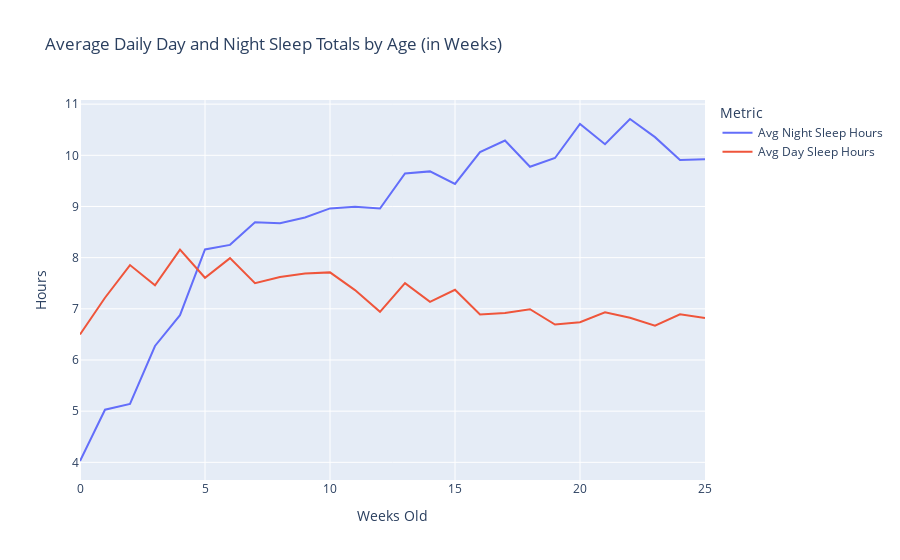

Notebook code for this chart:
### Code cell
fig_weekly_sleep_distribution = px.line(
    df_weekly_sleep_by_period, x = 'Weeks Old', 
    y = ['Avg Night Sleep Hours', 'Avg Day Sleep Hours'],
    title = 'Average Daily Day and Night Sleep Totals by Age (in Weeks)')
fig_weekly_sleep_distribution.update_layout(yaxis_title = 'Hours',
                                           legend_title = 'Metric')
fig_weekly_sleep_distribution.write_html(
    f'{visualizations_folder}weekly_total_sleep_by_period.html')
fig_weekly_sleep_distribution.write_image(
    f'{visualizations_folder}weekly_total_sleep_by_period.png', scale = 4)
fig_weekly_sleep_distribution

### Figure 1 — Plotly figure (JSON) as saved in the notebook; plotly's stock layout.template omitted (floating-point values rounded to 4 significant figures)
{"data": [{"hovertemplate": "variable=Avg Night Sleep Hours<br>Weeks Old=%{x}<br>value=%{y}<extra></extra>", "legendgroup": "Avg Night Sleep Hours", "line": {"color": "#636efa", "dash": "solid"}, "marker": {"symbol": "circle"}, "mode": "lines", "name": "Avg Night Sleep Hours", "orientation": "v", "showlegend": true, "type": "scatter", "x": [0, 1, 2, 3, 4, 5, 6, 7, 8, 9, 10, 11, 12, 13, 14, 15, 16, 17, 18, 19, 20, 21, 22, 23, 24, 25], "xaxis": "x", "y": [4.026, 5.029, 5.14, 6.274, 6.876, 8.16, 8.25, 8.693, 8.671, 8.786, 8.962, 8.993, 8.96, 9.645, 9.686, 9.44, 10.06, 10.29, 9.776, 9.948, 10.61, 10.22, 10.71, 10.35, 9.91, 9.925], "yaxis": "y"}, {"hovertemplate": "variable=Avg Day Sleep Hours<br>Weeks Old=%{x}<br>value=%{y}<extra></extra>", "legendgroup": "Avg Day Sleep Hours", "line": {"color": "#EF553B", "dash": "solid"}, "marker": {"symbol": "circle"}, "mode": "lines", "name": "Avg Day Sleep Hours", "orientation": "v", "showlegend": true, "type": "scatter", "x": [0, 1, 2, 3, 4, 5, 6, 7, 8, 9, 10, 11, 12, 13, 14, 15, 16, 17, 18, 19, 20, 21, 22, 23, 24, 25], "xaxis": "x", "y": [6.498, 7.217, 7.855, 7.46, 8.157, 7.607, 7.99, 7.5, 7.621, 7.688, 7.712, 7.367, 6.94, 7.502, 7.136, 7.371, 6.888, 6.917, 6.993, 6.693, 6.738, 6.931, 6.826, 6.671, 6.893, 6.819], "yaxis": "y"}], "layout": {"legend": {"title": {"text": "Metric"}, "tracegroupgap": 0}, "title": {"text": "Average Daily Day and Night Sleep Totals by Age (in Weeks)"}, "xaxis": {"anchor": "y", "domain": [0, 1], "title": {"text": "Weeks Old"}}, "yaxis": {"anchor": "x", "domain": [0, 1], "title": {"text": "Hours"}}}}
